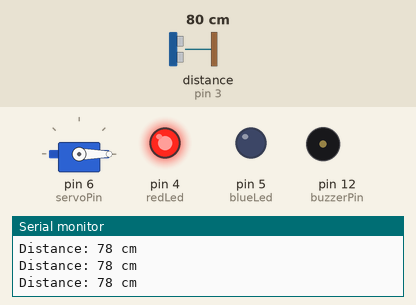
This sketch was run on a simulated Arduino Uno, built with avr-gcc and run on an emulated ATmega328P. On the bench: servo, output pins drawn as LEDs (lit = HIGH), buzzer (waves = sounding, pin HIGH), the last lines printed to the serial monitor. Wiring (inferred from the names in the program): ultrasonic range finder: trigger pin 2; echo pin 3. Inputs (shaded band) come from the test bench; at power-on: distance to the obstacle (sensor on pin 3) 80 cm. The echo pulse lasts 58.3 µs per cm; pins used as bus, display or sensor lines are not drawn.

Above: at 1.2 s.
1.3 s: distance to the obstacle (sensor on pin 3) set to 17 cm
2.8 s: distance to the obstacle (sensor on pin 3) set to 14 cm
At 3.5 s:
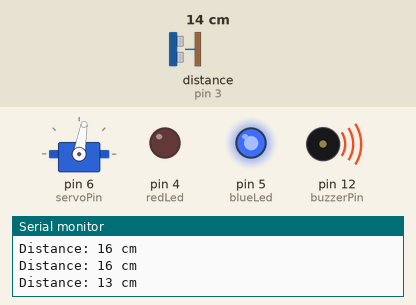
Timing chart, 0 to 11.8 s (numbered marks = the images above; inputs shaded):
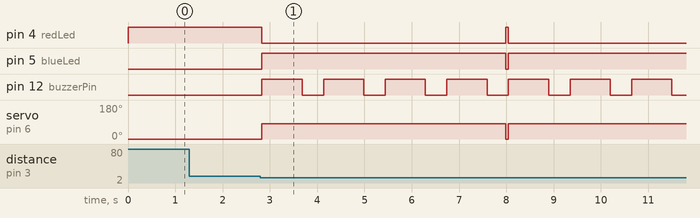

The sketch:

servor-motor-controller.ino
```cpp
#include <Servo.h>
// Pin Definitions
const int trigPin = 2;     // Ultrasonic Trigger (D2)
const int echoPin = 3;     // Ultrasonic Echo (D3)
const int redLed = 4;      // Red LED - Gate Closed (D4)
const int blueLed = 5;     // Blue LED - Gate Open (D5)
const int servoPin = 6;    // Servo Motor (D6 - PWM)
const int buzzerPin = 12;  // Piezo Buzzer (D12)
const int gndPin1 = 7;     // Additional Ground (D7)
const int gndPin2 = 8;     // Additional Ground (D8)
// Variables
Servo gateServo;
long duration;
int distance;
bool gateOpen = false;
unsigned long gateOpenTime = 0;
bool buzzerState = false;
unsigned long lastBuzzerToggle = 0;
const int buzzerInterval = 200;  // 200ms between ticks (adjust for speed)
void setup() {
  // Initialize components
  pinMode(trigPin, OUTPUT);
  pinMode(echoPin, INPUT);
  pinMode(redLed, OUTPUT);
  pinMode(blueLed, OUTPUT);
  pinMode(buzzerPin, OUTPUT);
  // Set D7/D8 as software ground pins
  pinMode(gndPin1, OUTPUT); digitalWrite(gndPin1, LOW);
  pinMode(gndPin2, OUTPUT); digitalWrite(gndPin2, LOW);
  // Servo setup
  gateServo.attach(servoPin);
  // Initial state: Gate closed (0°), Red LED ON
  gateServo.write(0);
  digitalWrite(redLed, HIGH);
  digitalWrite(blueLed, LOW);
  digitalWrite(buzzerPin, LOW);
  Serial.begin(9600);
}
void loop() {
  // Measure distance
  digitalWrite(trigPin, LOW);
  delayMicroseconds(2);
  digitalWrite(trigPin, HIGH);
  delayMicroseconds(10);
  digitalWrite(trigPin, LOW);
  duration = pulseIn(echoPin, HIGH);
  distance = duration * 0.034 / 2;
  Serial.print("Distance: "); Serial.print(distance); Serial.println(" cm");
  // Gate logic
  if (distance < 15 && distance > 0 && !gateOpen) {
    // Open gate (80°)
    gateOpen = true;
    gateOpenTime = millis();
    gateServo.write(80);
    digitalWrite(redLed, LOW);
    digitalWrite(blueLed, HIGH);
  }
  // Modified buzzer control with longer intervals
  if (gateOpen) {
    if (millis() - lastBuzzerToggle >= buzzerInterval) {
      buzzerState = !buzzerState;
      digitalWrite(buzzerPin, buzzerState ? HIGH : LOW);
      // Use different intervals for ON and OFF states
      lastBuzzerToggle = millis();
      if (buzzerState) {
        delay(800);  // Longer ON duration (800ms)
      } else {
        delay(400);  // Longer OFF duration (400ms)
      }
    }
  }
  // Close gate after 5 seconds
  if (gateOpen && millis() - gateOpenTime >= 5000) {
    gateOpen = false;
    gateServo.write(0);
    digitalWrite(blueLed, LOW);
    digitalWrite(redLed, HIGH);
    digitalWrite(buzzerPin, LOW);
  }
  delay(50);  // Small delay to reduce CPU load
}
```

Measured:
- the behaviour switches between 16 and 15 cm on distance to the obstacle (sensor on pin 3) (found by bisection; images 0 and 1)
- after the input at 2.8 s, pin 4 (redLed): HIGH → LOW at once, → HIGH 5.2 s later, → LOW 0.05 s later; pin 5 (blueLed): LOW → HIGH at once, → LOW 5.2 s later, → HIGH 0.05 s later; pin 12 (buzzerPin): alternates HIGH for 0.85 s and LOW for 0.45 s, starting at once; servo on pin 6 (servoPin): 0° → 80° at once
